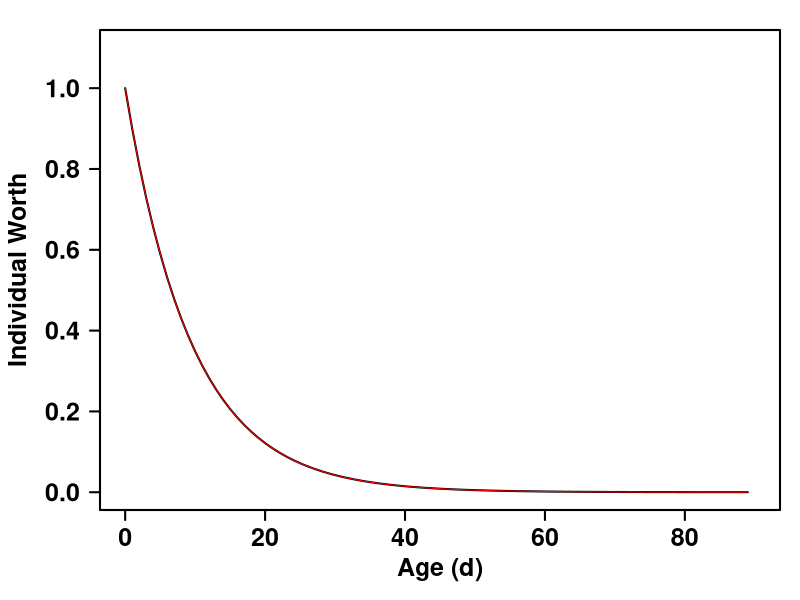

R code for this plot:
#=============================================================================#
# Name   : ComparisonMortalityEstimationApproaches
# Author : Jorge Flores-Valiente
# Date   :
# Version:
# Aim    :
# URL    :
#=============================================================================#

# Enfoque Jorge Flores
init  <- 1
z     <- 0.1
age   <- 90
tim   <- 0:(age-1) # edad en dias

mort1 <- NULL
for(i in 1:(age-1)){
  val  <- init * (1 - z)
  init <- val
  mort1 <- c(mort1, val)
}

# Enfoque Garavelli et al 2016
mort2 <- (1 - z)^(1:(age-1))

# Agregar valor inicial de cada particula = 1
mort1 <- c(1, mort1)
mort2 <- c(1, mort2)

# Grafico
png(filename = 'C:/Users/jflores/Desktop/mortality_curve.png', width = 850, height = 850, res = 120)
par(mar = c(4.5,5,1.5,1))
plot(tim, mort1, type = 'l', xlim = c(0,age), ylim = c(0,1.1), xlab = '', ylab = '', axes = F, lwd = 2)
lines(tim, mort2, col = 'red')
axis(1, font = 2, lwd.ticks = 2, cex = 2, cex.axis = 1.5)
axis(2, font = 2, lwd.ticks = 2, cex = 2, cex.axis = 1.5, las = 2)
box(lwd = 2)
mtext(side = 1, line = 2.5, font = 2, cex = 1.5, text = 'Age (d)')
mtext(side = 2, line = 3.5, font = 2, cex = 1.5, text = 'Individual Worth')
dev.off()
